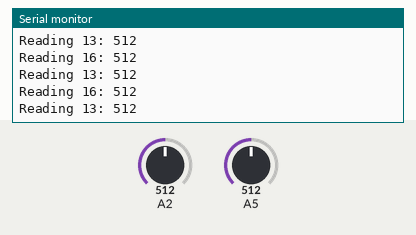
The sketch below on a simulated Arduino Nano, built with avr-gcc and run on an emulated ATmega328P. Shown: the last lines printed to the serial monitor. The inputs (shaded band) are chosen by the test bench; at power-on: A2 = 512, A5 = 512.

Above: at 1.3 s.
1.4 s: A2 set to 716
At 1.82 s:
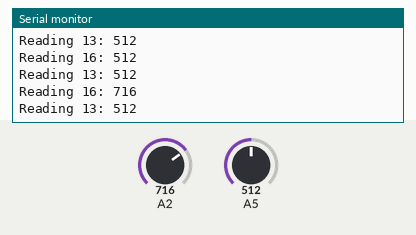
2.9 s: A5 set to 716
At 3.32 s:
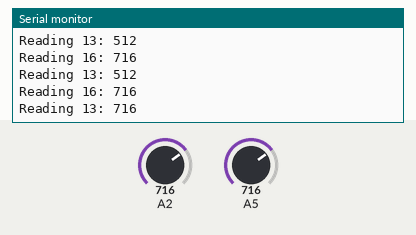
4.4 s: A2 set to 900
At 4.82 s:
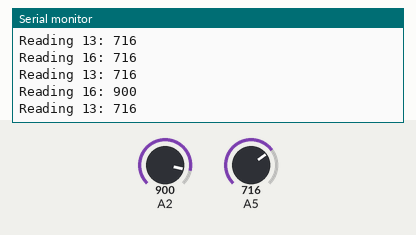
5.9 s: A5 set to 900
At 6.32 s:
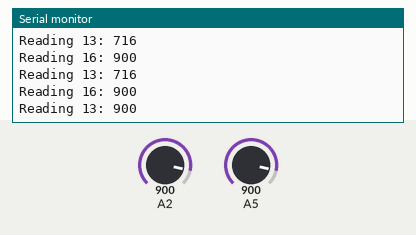
Timing chart, 0 to 8.4 s (numbered marks = the images above; inputs shaded):
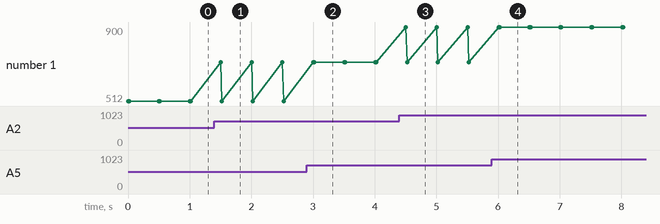

Measured:
- after the input at 1.4 s, the serial monitor: prints a new line after 0.10 s (image 1)
- after the input at 2.9 s, the serial monitor: prints a new line after 0.12 s (image 2)
- after the input at 4.4 s, the serial monitor: prints a new line after 0.11 s (image 3)
- after the input at 5.9 s, the serial monitor: prints a new line after 0.13 s (image 4)

The sketch:

ReceivingSentValuesInAnalog.ino
```cpp
void setup() {
  // put your setup code here, to run once:
  Serial.begin(9600);
  pinMode(16, INPUT);
  pinMode(13, INPUT);
}
   // 10 from Nano activates 16 of D1MINI
   // 9 from Nano activates 13 of D1MINI
void loop() {
  // put your main code here, to run repeatedly:
  Serial.print(F("Reading 16: "));Serial.println(analogRead(16));
  Serial.print(F("Reading 13: "));Serial.println(analogRead(13));
  delay(500);

}
```
